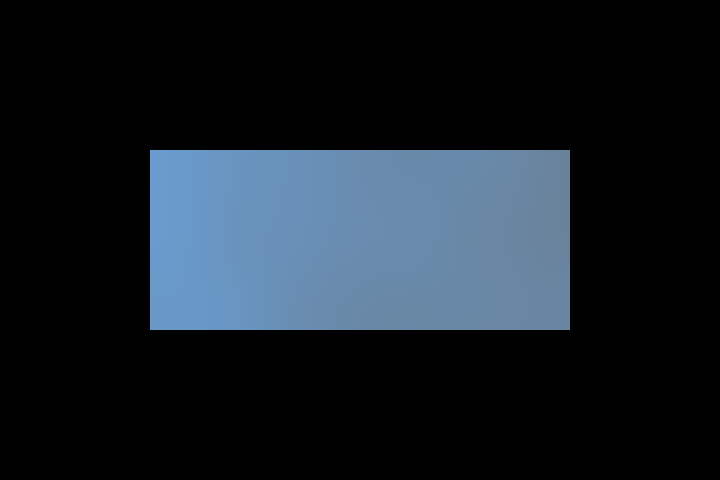
Frame 1 (no input)
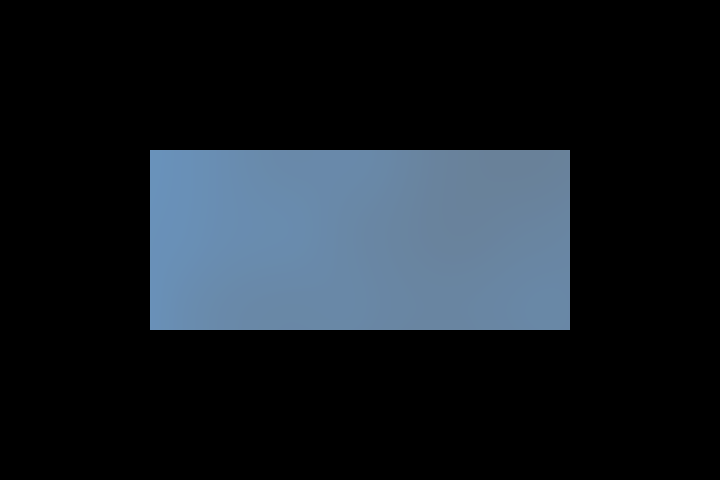
Frame 60 (no input)
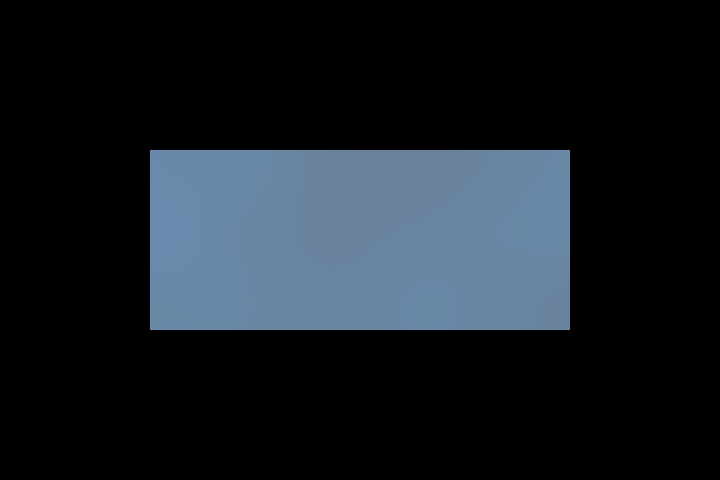
Frame 120 (the mouse pressed at the canvas centre since frame 60)

The p5.js sketch that drew these frames (run headless with seeded random() and noise() and a simulated clock; from frame 60 on, the mouse is pressed at the canvas centre):

// p5.js sketch
// ── sketch.js
let index, r;
let xoff = 100;
let yoff = 300;
let inc = 0.0015;
let start = 0;
function setup() {
  createCanvas(720, 480);
  pixelDensity(1);
}

function draw() {
  background(0);
  loadPixels();
  yoff = 0;
  for (y = 150; y < height - 150; y++) {
    xoff = start;
    for (x = 150; x < width - 150; x++) { 
      
      index = (y * width + x)* 4;
      r = noise(xoff, yoff) * 255;
      pixels[index] = 0;
      pixels[index + 1] =r/2;
      pixels[index + 2] = r;
      pixels[index + 3] = 150;
      xoff += inc;
    }
    yoff += inc;
  }
  start += inc * 2;
  
  updatePixels();
  //noLoop();
}
